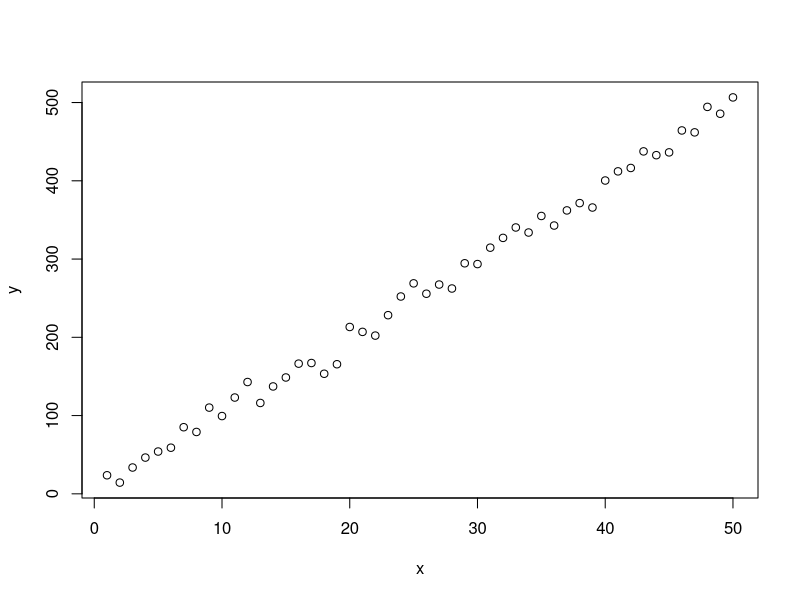
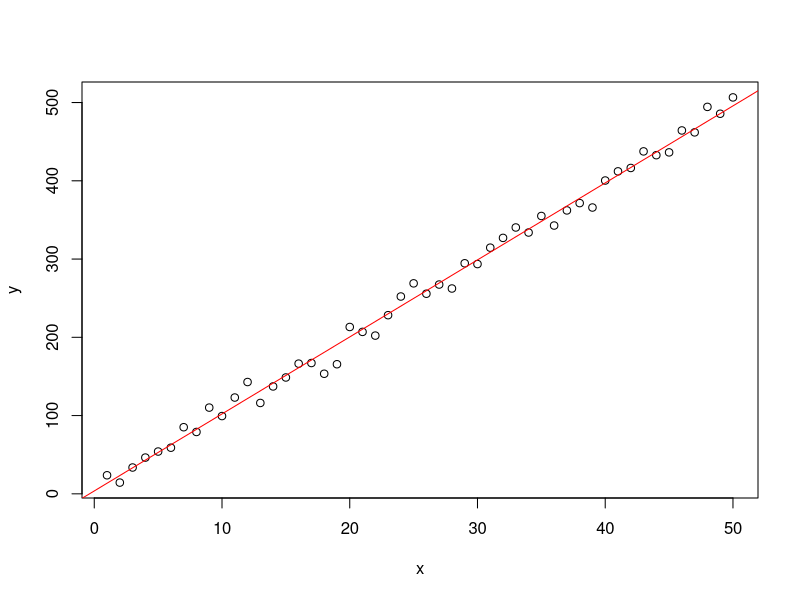

R code for these plots, in order:
## ---- chunk 1
set.seed(42)
n <- 50 # sample size
x <- 1:n
y <- 10 * x + rnorm(n, 0, 10)
# y = 10*x^1.5 + rnorm(n, 0, 10)
n
## ---- chunk 2
# library(kableExtra)
library(dplyr)
library(xtable)
z <- 37
## ---- chunk 3
data <- tbl_df(cbind(x, y))
data
## ---- chunk 4
plot(x, y)
## ---- chunk 5
fit <- lm(y ~ x)
print(summary(fit))
## ---- chunk 6
plot(x, y)
abline(fit, col = "red")
